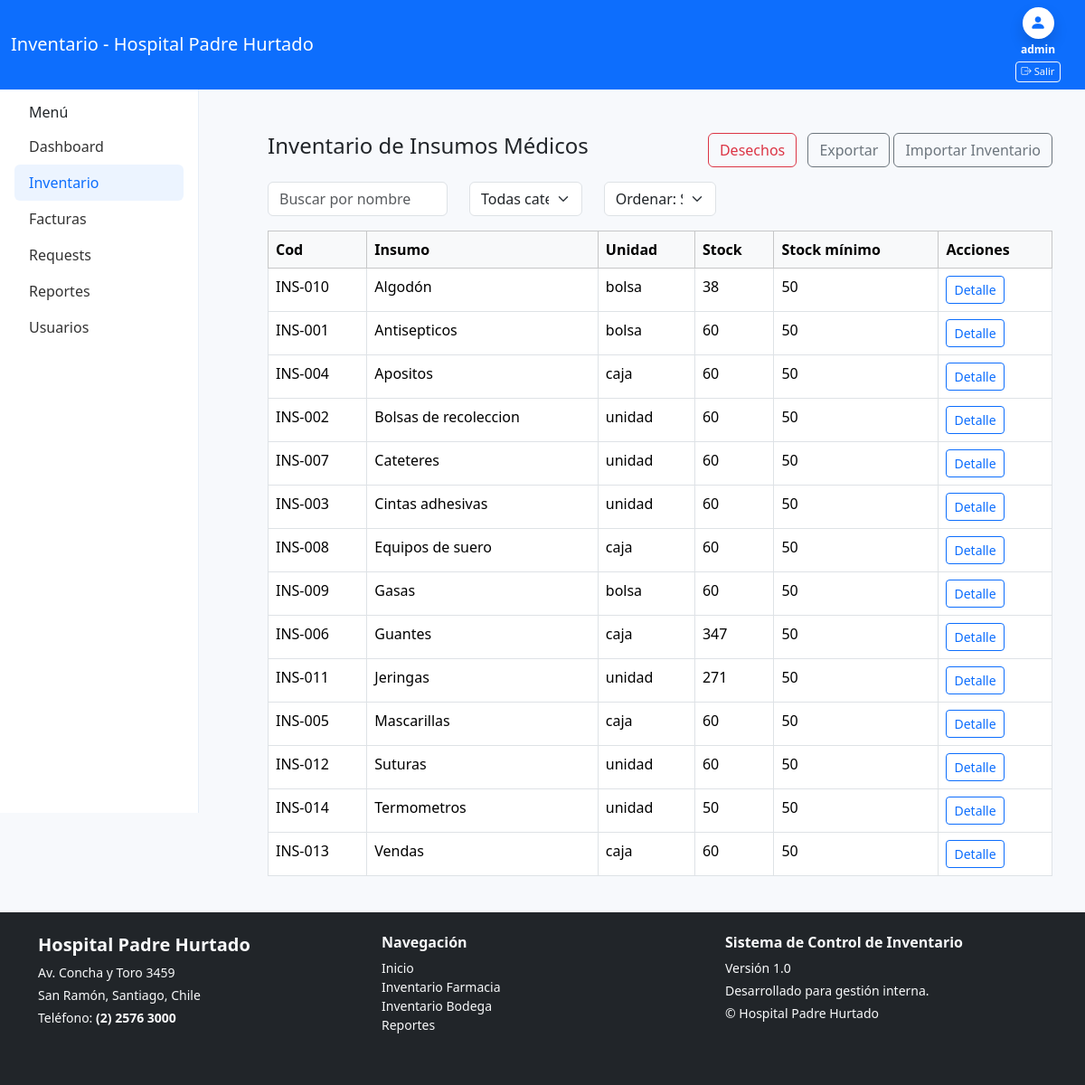
The app's page /inventario/ (signed in), older data.
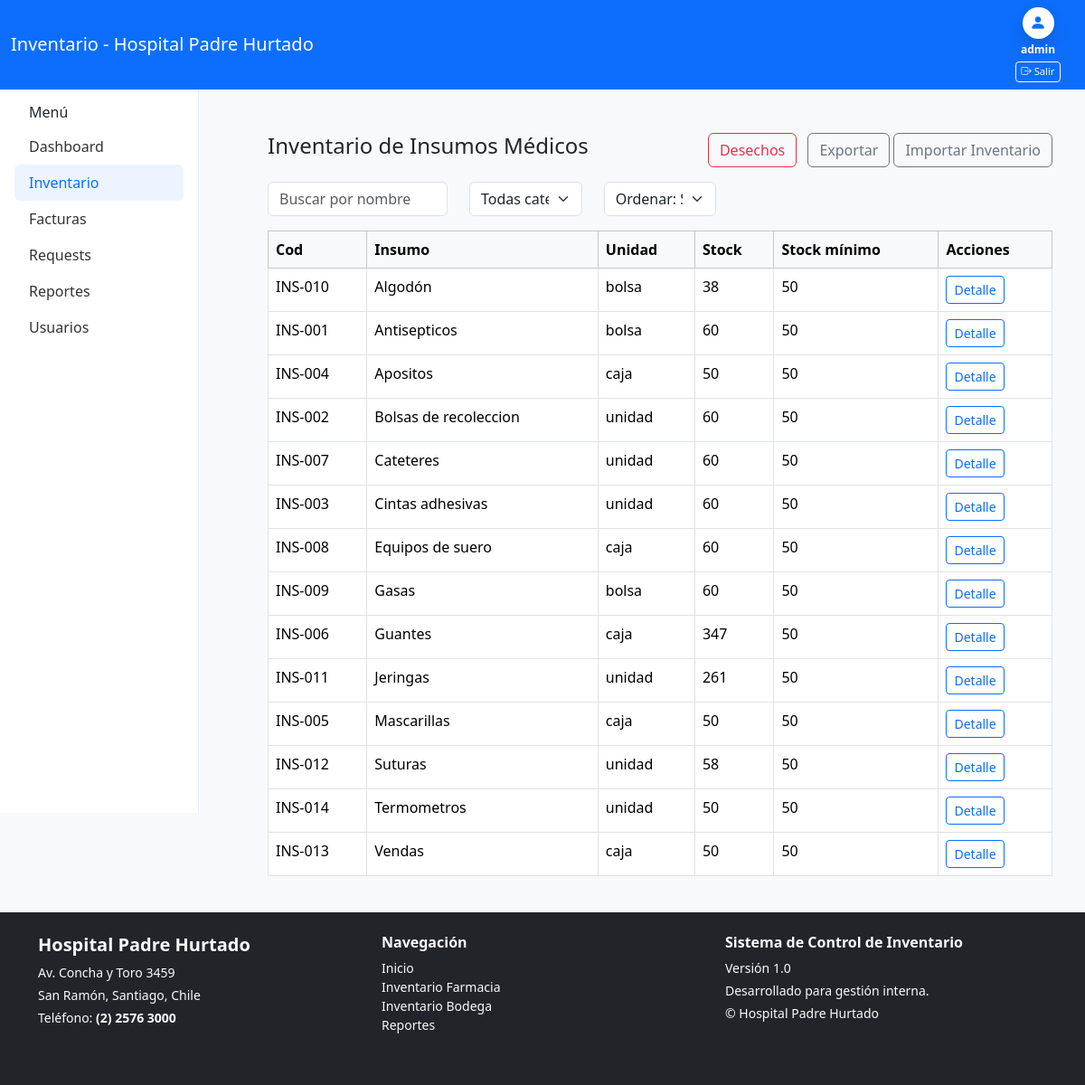
The same page, newer data.
### inventario/models.py (models this page shows, shortened)
class Insumo(models.Model):
    codigo = models.CharField(max_length=50, unique=True, blank=True)
    nombre = models.CharField(max_length=200)
    unidad = models.CharField(max_length=50)
    stock = models.IntegerField(default=0)
    stock_minimo = models.IntegerField(default=0)

### inventario/views.py (the view)
# urls.py: path('', views.inventory_list, name='inventory_list'),
@login_required
def inventory_list(request):
    insumos = Insumo.objects.all().order_by("nombre")
    return render(request, "inventario/inventory_list.html", {"insumos": insumos})

### inventario/templates/inventario/inventory_list.html (shortened to what this page needs)
{% extends "core/base.html" %}
{% block principal %}
<div class="container mt-4">
  <div class="d-flex justify-content-between align-items-center mb-3">
    <h4>Inventario de Insumos Médicos</h4>
    <div>
      <a class="btn btn-outline-danger me-2" href="{% url 'inventario:historial_desechos' %}">Desechos</a>
      <a class="btn btn-outline-secondary" href="{% url 'reports' %}">Exportar</a>
      <a class="btn btn-outline-secondary" href="{% url 'inventario:import_inventory' %}">Importar Inventario</a>
    </div>
  </div>
  <div class="row mb-3">
    <div class="col-md-3"><input class="form-control" placeholder="Buscar por nombre"></div>
    <div class="col-md-2"><select class="form-select"><option>Todas categorías</option></select></div>
    <div class="col-md-2"><select class="form-select"><option>Ordenar: Stock</option></select></div>
  </div>
  <table class="table table-bordered table-hover">
    <thead class="table-light">
      <tr><th>Cod</th><th>Insumo</th><th>Unidad</th><th>Stock</th><th>Stock mínimo</th><th>Acciones</th></tr>
    </thead>
    <tbody>
      {% for insumo in insumos %}
      <tr>
        <td>{{ insumo.codigo }}</td>
        <td>{{ insumo.nombre }}</td>
        <td>{{ insumo.unidad }}</td>
        <td>{{ insumo.stock }}</td>
        <td>{{ insumo.stock_minimo }}</td>
        <td>
          <a class="btn btn-sm btn-outline-primary" href="#">Detalle</a>
        </td>
      </tr>
      {% empty %}
      <tr>
        <td colspan="6" class="text-center">No hay insumos en el inventario.</td>
      </tr>
      {% endfor %}
    </tbody>
  </table>
</div>
{% endblock %}

Row changes from the older to the newer data that the page shows:
changed Insumo "INS-004": stock "60" → "50"
changed Insumo "INS-011": stock "271" → "261"
changed Insumo "INS-005": stock "60" → "50"
changed Insumo "INS-012": stock "60" → "58"
changed Insumo "INS-013": stock "60" → "50"
